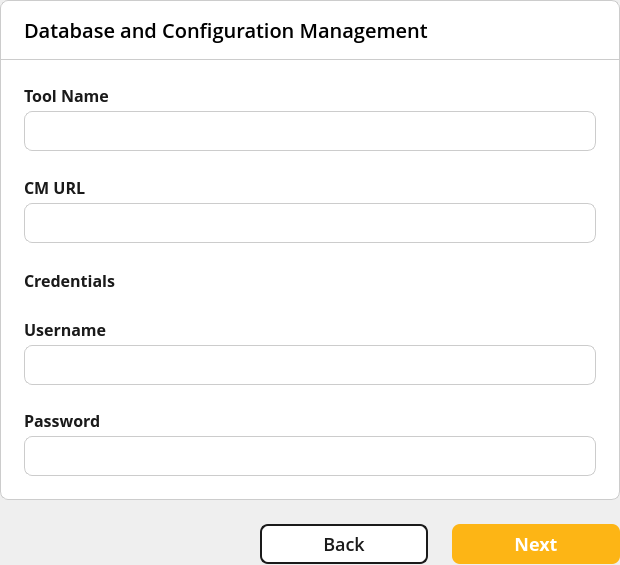
<?xml version="1.0" encoding="UTF-8"?>
<ui version="4.0">
 <class>DatabaseConfigurationPanel</class>
 <widget class="QWidget" name="DatabaseConfigurationPanel">
  <property name="geometry">
   <rect>
    <x>0</x>
    <y>0</y>
    <width>620</width>
    <height>565</height>
   </rect>
  </property>
  <property name="sizePolicy">
   <sizepolicy hsizetype="Fixed" vsizetype="Fixed">
    <horstretch>0</horstretch>
    <verstretch>0</verstretch>
   </sizepolicy>
  </property>
  <property name="minimumSize">
   <size>
    <width>620</width>
    <height>565</height>
   </size>
  </property>
  <property name="maximumSize">
   <size>
    <width>620</width>
    <height>565</height>
   </size>
  </property>
  <property name="windowTitle">
   <string>Form</string>
  </property>
  <property name="styleSheet">
   <string notr="true">#header {
	background: white;
	border: 1px solid #ccc;
	border-top-left-radius: 8px;
    border-top-right-radius: 8px;
}

#body {
    background-color: white;
    border: 1px solid #ccc;
    border-top: none;
	border-top-left-radius: 0px;
    border-top-right-radius: 0px;
    border-bottom-left-radius: 8px;
    border-bottom-right-radius: 8px;
}

#headerLabel {
	font-family: Open Sans;
	font-weight: 500;
	font-size: 20px;
	line-height: 0px;
	letter-spacing: 0%;
	color: black;
}

#nextButton {
	background: #FDB515;
	border: none;
	border-radius: 8px;
	font-family: Open-Sans;
	font-weight: 500;
	font-size: 18px;
	color: white;
}

#nextButton:hover {
    background-color: #E6A512;
}

#nextButton:pressed {
    background-color: #CC8F0F;
    padding-top: 2px;
	padding-left: 2px;
}

#backButton {
	background: white;
	border: 2px solid #1A1A1A;
	border-radius: 8px;
	font-family: Open Sans;
	font-weight: 500;
	font-size: 18px;
	color: #1A1A1A;
}

#backButton:hover {
    background-color: #D6ECFF;
}

#backButton:pressed {
    background-color: #B7DCFF;
    padding-top: 2px;
	padding-left: 2px;
}

QLabel {
	color: #1A1A1A;
	font-family: Open Sans;
	font-weight: 600;
	font-size: 16px;
	line-height: 24px;
	letter-spacing: 0%;
}

QLineEdit {
	color: #1A1A1A;
	background: white;
	font-family: Open Sans;
	font-weight: 400;
	font-size: 16px;
	line-height: 24px;
	letter-spacing: 0%;
	border-radius: 8px;
	border: 1px solid #CCCCCC;
	padding-left: 12px;
	padding-right: 12px;
}

QTextEdit {
	color: #1A1A1A;
	background: white;
	font-family: Open Sans;
	font-weight: 400;
	font-size: 16px;
	line-height: 24px;
	letter-spacing: 0%;
	border-radius: 8px;
	border: 1px solid #CCCCCC;
	padding-left: 12px;
	padding-right: 12px;
}

QComboBox {
    background-color: white;
    border: 1px solid #ccc;
    border-radius: 8px;
    padding: 4px;
    font-size: 16px;
	line-height: 24px;
	letter-spacing: 0%;
    color: #333;
}

QComboBox::drop-down {
    subcontrol-origin: padding;
    subcontrol-position: top right;
    width: 24px;
    border: none;
}

QComboBox::down-arrow {
    image: url(:/images/chevron-down.svg);
    width: 16px;
    height: 16px;
}

QComboBox::down-arrow:on {
    image: url(:/images/chevron-up.svg);
}

QComboBox QAbstractItemView {
    background-color: white;
    margin-top: 0px;
    border: 1px solid #ccc;
    border-radius: 8px;
	outline: none;
}

/* Each dropdown item */
QComboBox QAbstractItemView::item {
	color: #1A1A1A;
    padding: 6px 12px;
    border-radius: 4px;
}

/* Hovered item */
QComboBox QAbstractItemView::item:hover {
    background-color: #e6f2ff;
}

/* Selected item */
QComboBox QAbstractItemView::item:selected {
    background-color: #d0e8ff;
    color: #1a1a1a;
}
</string>
  </property>
  <layout class="QVBoxLayout" name="verticalLayout">
   <property name="spacing">
    <number>24</number>
   </property>
   <property name="leftMargin">
    <number>0</number>
   </property>
   <property name="topMargin">
    <number>0</number>
   </property>
   <property name="rightMargin">
    <number>0</number>
   </property>
   <property name="bottomMargin">
    <number>0</number>
   </property>
   <item>
    <widget class="QWidget" name="panelContainer" native="true">
     <property name="sizePolicy">
      <sizepolicy hsizetype="Fixed" vsizetype="Fixed">
       <horstretch>0</horstretch>
       <verstretch>0</verstretch>
      </sizepolicy>
     </property>
     <property name="minimumSize">
      <size>
       <width>620</width>
       <height>0</height>
      </size>
     </property>
     <property name="maximumSize">
      <size>
       <width>620</width>
       <height>16777215</height>
      </size>
     </property>
     <layout class="QVBoxLayout" name="verticalLayout_2">
      <property name="spacing">
       <number>0</number>
      </property>
      <property name="leftMargin">
       <number>0</number>
      </property>
      <property name="topMargin">
       <number>0</number>
      </property>
      <property name="rightMargin">
       <number>0</number>
      </property>
      <property name="bottomMargin">
       <number>0</number>
      </property>
      <item>
       <widget class="QWidget" name="header" native="true">
        <property name="minimumSize">
         <size>
          <width>0</width>
          <height>60</height>
         </size>
        </property>
        <property name="maximumSize">
         <size>
          <width>16777215</width>
          <height>60</height>
         </size>
        </property>
        <layout class="QHBoxLayout" name="horizontalLayout_2">
         <property name="spacing">
          <number>10</number>
         </property>
         <property name="leftMargin">
          <number>24</number>
         </property>
         <property name="topMargin">
          <number>16</number>
         </property>
         <property name="rightMargin">
          <number>24</number>
         </property>
         <property name="bottomMargin">
          <number>16</number>
         </property>
         <item>
          <widget class="QLabel" name="headerLabel">
           <property name="text">
            <string>Database and Configuration Management</string>
           </property>
          </widget>
         </item>
         <item>
          <spacer name="headerHSpacer">
           <property name="orientation">
            <enum>Qt::Orientation::Horizontal</enum>
           </property>
           <property name="sizeHint" stdset="0">
            <size>
             <width>413</width>
             <height>20</height>
            </size>
           </property>
          </spacer>
         </item>
        </layout>
       </widget>
      </item>
      <item>
       <widget class="QWidget" name="body" native="true">
        <property name="sizePolicy">
         <sizepolicy hsizetype="Preferred" vsizetype="Fixed">
          <horstretch>0</horstretch>
          <verstretch>0</verstretch>
         </sizepolicy>
        </property>
        <property name="minimumSize">
         <size>
          <width>0</width>
          <height>440</height>
         </size>
        </property>
        <property name="maximumSize">
         <size>
          <width>16777215</width>
          <height>440</height>
         </size>
        </property>
        <layout class="QVBoxLayout" name="verticalLayout_3">
         <property name="spacing">
          <number>24</number>
         </property>
         <property name="leftMargin">
          <number>24</number>
         </property>
         <property name="topMargin">
          <number>24</number>
         </property>
         <property name="rightMargin">
          <number>24</number>
         </property>
         <property name="bottomMargin">
          <number>24</number>
         </property>
         <item>
          <widget class="QWidget" name="ToolNameContainer" native="true">
           <property name="minimumSize">
            <size>
             <width>0</width>
             <height>0</height>
            </size>
           </property>
           <property name="maximumSize">
            <size>
             <width>16777215</width>
             <height>16777215</height>
            </size>
           </property>
           <layout class="QVBoxLayout" name="verticalLayout_7">
            <property name="spacing">
             <number>4</number>
            </property>
            <property name="leftMargin">
             <number>0</number>
            </property>
            <property name="topMargin">
             <number>0</number>
            </property>
            <property name="rightMargin">
             <number>0</number>
            </property>
            <property name="bottomMargin">
             <number>0</number>
            </property>
            <item>
             <widget class="QLabel" name="label_11">
              <property name="text">
               <string>Tool Name</string>
              </property>
             </widget>
            </item>
            <item>
             <widget class="QComboBox" name="toolNameSelect">
              <property name="minimumSize">
               <size>
                <width>0</width>
                <height>40</height>
               </size>
              </property>
              <property name="maximumSize">
               <size>
                <width>16777215</width>
                <height>40</height>
               </size>
              </property>
             </widget>
            </item>
           </layout>
          </widget>
         </item>
         <item>
          <widget class="QWidget" name="CMUrlContainer" native="true">
           <layout class="QVBoxLayout" name="verticalLayout_6">
            <property name="spacing">
             <number>4</number>
            </property>
            <property name="leftMargin">
             <number>0</number>
            </property>
            <property name="topMargin">
             <number>0</number>
            </property>
            <property name="rightMargin">
             <number>0</number>
            </property>
            <property name="bottomMargin">
             <number>0</number>
            </property>
            <item>
             <widget class="QLabel" name="label_8">
              <property name="text">
               <string>CM URL</string>
              </property>
             </widget>
            </item>
            <item>
             <widget class="QLineEdit" name="cmUrlEdit">
              <property name="minimumSize">
               <size>
                <width>0</width>
                <height>40</height>
               </size>
              </property>
              <property name="maximumSize">
               <size>
                <width>16777215</width>
                <height>40</height>
               </size>
              </property>
             </widget>
            </item>
           </layout>
          </widget>
         </item>
         <item>
          <widget class="QWidget" name="widget_4" native="true">
           <property name="sizePolicy">
            <sizepolicy hsizetype="Preferred" vsizetype="Fixed">
             <horstretch>0</horstretch>
             <verstretch>0</verstretch>
            </sizepolicy>
           </property>
           <layout class="QHBoxLayout" name="horizontalLayout_3">
            <property name="spacing">
             <number>10</number>
            </property>
            <property name="leftMargin">
             <number>0</number>
            </property>
            <property name="topMargin">
             <number>0</number>
            </property>
            <property name="rightMargin">
             <number>0</number>
            </property>
            <property name="bottomMargin">
             <number>0</number>
            </property>
            <item>
             <widget class="QLabel" name="label_9">
              <property name="text">
               <string>Credentials</string>
              </property>
             </widget>
            </item>
            <item>
             <widget class="QToolButton" name="toolButton">
              <property name="styleSheet">
               <string notr="true">background: transparent;
border: none;</string>
              </property>
              <property name="icon">
               <iconset resource="../../../../Resources/Resources.qrc">
                <normaloff>:/images/Project/credentials.svg</normaloff>:/images/Project/credentials.svg</iconset>
              </property>
              <property name="iconSize">
               <size>
                <width>24</width>
                <height>24</height>
               </size>
              </property>
             </widget>
            </item>
            <item>
             <spacer name="horizontalSpacer_3">
              <property name="orientation">
               <enum>Qt::Orientation::Horizontal</enum>
              </property>
              <property name="sizeHint" stdset="0">
               <size>
                <width>431</width>
                <height>20</height>
               </size>
              </property>
             </spacer>
            </item>
           </layout>
          </widget>
         </item>
         <item>
          <widget class="QWidget" name="UsernameContainer" native="true">
           <layout class="QVBoxLayout" name="verticalLayout_4">
            <property name="spacing">
             <number>4</number>
            </property>
            <property name="leftMargin">
             <number>0</number>
            </property>
            <property name="topMargin">
             <number>0</number>
            </property>
            <property name="rightMargin">
             <number>0</number>
            </property>
            <property name="bottomMargin">
             <number>0</number>
            </property>
            <item>
             <widget class="QLabel" name="label_6">
              <property name="text">
               <string>Username</string>
              </property>
             </widget>
            </item>
            <item>
             <widget class="QLineEdit" name="usernameEdit_2">
              <property name="minimumSize">
               <size>
                <width>0</width>
                <height>40</height>
               </size>
              </property>
              <property name="maximumSize">
               <size>
                <width>16777215</width>
                <height>40</height>
               </size>
              </property>
             </widget>
            </item>
           </layout>
          </widget>
         </item>
         <item>
          <widget class="QWidget" name="PasswordContainer" native="true">
           <layout class="QVBoxLayout" name="verticalLayout_5">
            <property name="spacing">
             <number>4</number>
            </property>
            <property name="leftMargin">
             <number>0</number>
            </property>
            <property name="topMargin">
             <number>0</number>
            </property>
            <property name="rightMargin">
             <number>0</number>
            </property>
            <property name="bottomMargin">
             <number>0</number>
            </property>
            <item>
             <widget class="QLabel" name="label_7">
              <property name="text">
               <string>Password</string>
              </property>
             </widget>
            </item>
            <item>
             <widget class="PasswordEdit" name="passwordEdit">
              <property name="minimumSize">
               <size>
                <width>0</width>
                <height>40</height>
               </size>
              </property>
              <property name="maximumSize">
               <size>
                <width>16777215</width>
                <height>40</height>
               </size>
              </property>
             </widget>
            </item>
           </layout>
          </widget>
         </item>
        </layout>
       </widget>
      </item>
     </layout>
    </widget>
   </item>
   <item>
    <widget class="QWidget" name="buttonsContainer" native="true">
     <property name="sizePolicy">
      <sizepolicy hsizetype="Fixed" vsizetype="Fixed">
       <horstretch>0</horstretch>
       <verstretch>0</verstretch>
      </sizepolicy>
     </property>
     <property name="minimumSize">
      <size>
       <width>620</width>
       <height>40</height>
      </size>
     </property>
     <property name="maximumSize">
      <size>
       <width>620</width>
       <height>40</height>
      </size>
     </property>
     <layout class="QHBoxLayout" name="horizontalLayout">
      <property name="spacing">
       <number>24</number>
      </property>
      <property name="leftMargin">
       <number>0</number>
      </property>
      <property name="topMargin">
       <number>0</number>
      </property>
      <property name="rightMargin">
       <number>0</number>
      </property>
      <property name="bottomMargin">
       <number>0</number>
      </property>
      <item>
       <spacer name="horizontalSpacer">
        <property name="orientation">
         <enum>Qt::Orientation::Horizontal</enum>
        </property>
        <property name="sizeHint" stdset="0">
         <size>
          <width>233</width>
          <height>20</height>
         </size>
        </property>
       </spacer>
      </item>
      <item>
       <widget class="QPushButton" name="backButton">
        <property name="minimumSize">
         <size>
          <width>168</width>
          <height>40</height>
         </size>
        </property>
        <property name="maximumSize">
         <size>
          <width>168</width>
          <height>40</height>
         </size>
        </property>
        <property name="text">
         <string>Back</string>
        </property>
       </widget>
      </item>
      <item>
       <widget class="QPushButton" name="nextButton">
        <property name="minimumSize">
         <size>
          <width>168</width>
          <height>40</height>
         </size>
        </property>
        <property name="maximumSize">
         <size>
          <width>168</width>
          <height>40</height>
         </size>
        </property>
        <property name="text">
         <string>Next</string>
        </property>
       </widget>
      </item>
     </layout>
    </widget>
   </item>
  </layout>
 </widget>
 <customwidgets>
  <customwidget>
   <class>PasswordEdit</class>
   <extends>QLineEdit</extends>
   <header>passwordedit.h</header>
  </customwidget>
 </customwidgets>
 <resources>
  <include location="../../../../Resources/Resources.qrc"/>
 </resources>
 <connections/>
</ui>
